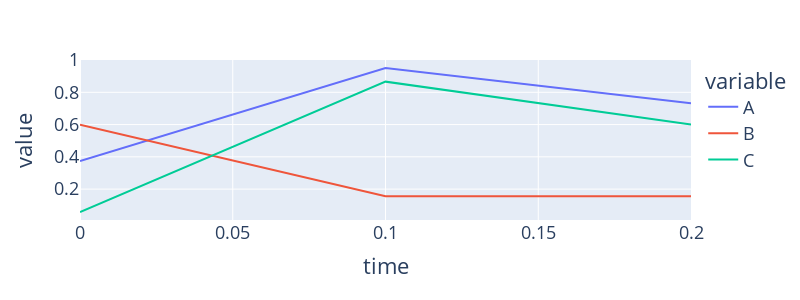

Notebook cell for this chart:
### Code cell
fig = px.line(df_long, x="time", y="value", color="variable", width=800, height=300) # bar plot for a long dataset
fig.update_layout(font_size=18); fig.show()

### Figure 1 — Plotly figure (JSON) as saved in the notebook; plotly's stock layout.template omitted (floating-point values rounded to 4 significant figures)
{"data": [{"hovertemplate": "variable=A<br>time=%{x}<br>value=%{y}<extra></extra>", "legendgroup": "A", "line": {"color": "#636efa", "dash": "solid"}, "marker": {"symbol": "circle"}, "mode": "lines", "name": "A", "orientation": "v", "showlegend": true, "type": "scatter", "x": [0, 0.1, 0.2], "xaxis": "x", "y": [0.3745, 0.9507, 0.732], "yaxis": "y"}, {"hovertemplate": "variable=B<br>time=%{x}<br>value=%{y}<extra></extra>", "legendgroup": "B", "line": {"color": "#EF553B", "dash": "solid"}, "marker": {"symbol": "circle"}, "mode": "lines", "name": "B", "orientation": "v", "showlegend": true, "type": "scatter", "x": [0, 0.1, 0.2], "xaxis": "x", "y": [0.5987, 0.156, 0.156], "yaxis": "y"}, {"hovertemplate": "variable=C<br>time=%{x}<br>value=%{y}<extra></extra>", "legendgroup": "C", "line": {"color": "#00cc96", "dash": "solid"}, "marker": {"symbol": "circle"}, "mode": "lines", "name": "C", "orientation": "v", "showlegend": true, "type": "scatter", "x": [0, 0.1, 0.2], "xaxis": "x", "y": [0.05808, 0.8662, 0.6011], "yaxis": "y"}], "layout": {"font": {"size": 18}, "height": 300, "legend": {"title": {"text": "variable"}, "tracegroupgap": 0}, "margin": {"t": 60}, "width": 800, "xaxis": {"anchor": "y", "domain": [0, 1], "title": {"text": "time"}}, "yaxis": {"anchor": "x", "domain": [0, 1], "title": {"text": "value"}}}}
